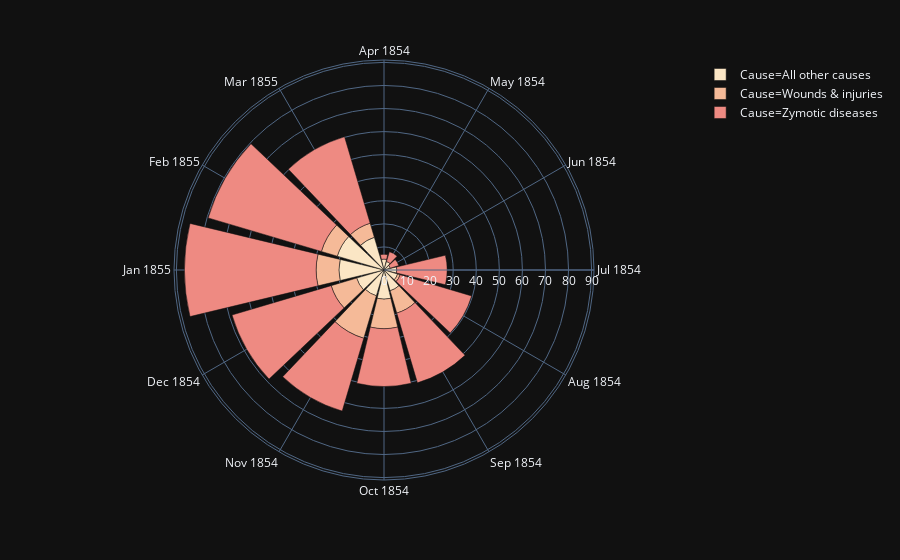

The cell this chart's notebook holds for it:
### Code cell
fig = px.bar_polar(year1, r="radius", theta="Month",
                   color="Cause", template="plotly_dark",
                   color_discrete_sequence= px.colors.sequential.Burgyl)
fig.show()

### Figure 1 — Plotly figure (JSON) as saved in the notebook; plotly's stock layout.template omitted (floating-point values rounded to 4 significant figures)
{"data": [{"hoverlabel": {"namelength": 0}, "hovertemplate": "Cause=All other causes<br>frequency=%{r}<br>Month=%{theta}", "legendgroup": "Cause=All other causes", "marker": {"color": "rgb(251, 230, 197)"}, "name": "Cause=All other causes", "r": [4.72, 3.827, 2.821, 5.528, 6.155, 9.39, 12.63, 11.67, 12.36, 19.54, 21.12, 14.78], "showlegend": true, "subplot": "polar", "theta": ["Apr 1854", "May 1854", "Jun 1854", "Jul 1854", "Aug 1854", "Sep 1854", "Oct 1854", "Nov 1854", "Dec 1854", "Jan 1855", "Feb 1855", "Mar 1855"], "type": "barpolar"}, {"hoverlabel": {"namelength": 0}, "hovertemplate": "Cause=Wounds & injuries<br>frequency=%{r}<br>Month=%{theta}", "legendgroup": "Cause=Wounds & injuries", "marker": {"color": "rgb(245, 186, 152)"}, "name": "Cause=Wounds & injuries", "r": [0, 0, 0, 0, 1.128, 10.11, 12.83, 19.2, 11.52, 9.885, 7.203, 6.383], "showlegend": true, "subplot": "polar", "theta": ["Apr 1854", "May 1854", "Jun 1854", "Jul 1854", "Aug 1854", "Sep 1854", "Oct 1854", "Nov 1854", "Dec 1854", "Jan 1855", "Feb 1855", "Mar 1855"], "type": "barpolar"}, {"hoverlabel": {"namelength": 0}, "hovertemplate": "Cause=Zymotic diseases<br>frequency=%{r}<br>Month=%{theta}", "legendgroup": "Cause=Zymotic diseases", "marker": {"color": "rgb(238, 138, 130)"}, "name": "Cause=Zymotic diseases", "r": [2.111, 4.442, 3.868, 21.85, 32.34, 31.52, 25.04, 32.93, 44.83, 57.06, 51.18, 39.1], "showlegend": true, "subplot": "polar", "theta": ["Apr 1854", "May 1854", "Jun 1854", "Jul 1854", "Aug 1854", "Sep 1854", "Oct 1854", "Nov 1854", "Dec 1854", "Jan 1855", "Feb 1855", "Mar 1855"], "type": "barpolar"}], "layout": {"barmode": "relative", "legend": {"tracegroupgap": 0}, "margin": {"t": 60}, "polar": {"angularaxis": {"direction": "clockwise", "rotation": 90}, "domain": {"x": [0, 1], "y": [0, 1]}}}}
